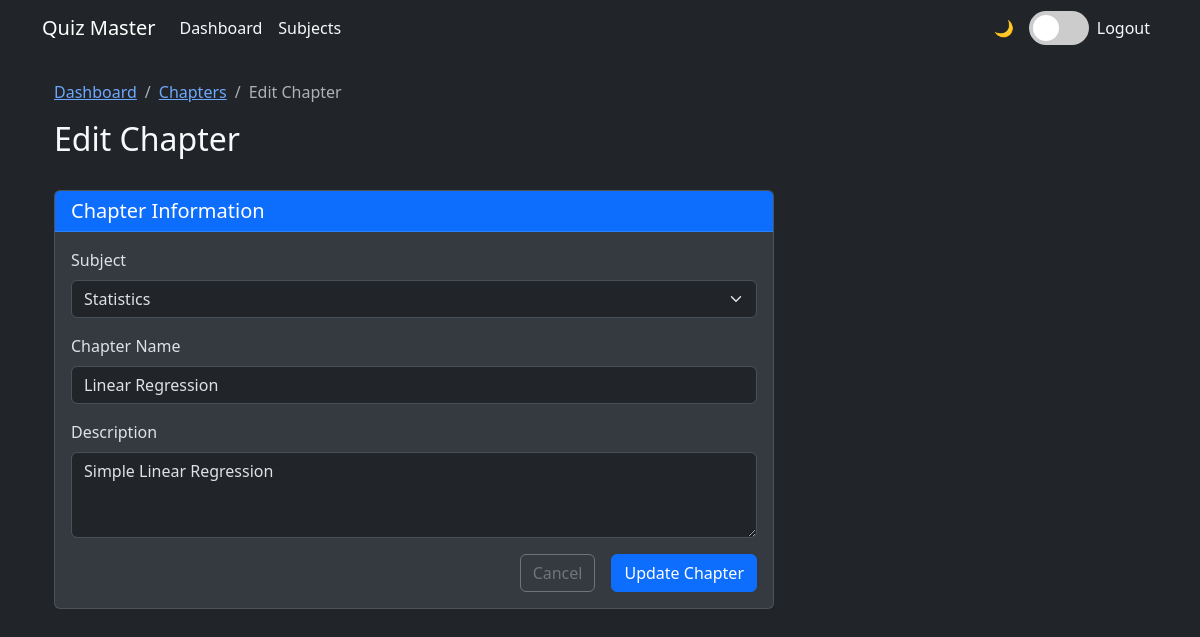
The app's page /admin/chapters/1/edit (signed in) with its own data.
### models.py (models this page shows)
class Chapter(db.Model):
    id = db.Column(db.Integer, primary_key=True)
    subject_id = db.Column(db.Integer, db.ForeignKey('subject.id'), nullable=False)
    name = db.Column(db.String(100), nullable=False)
    description = db.Column(db.Text)
    quizzes = db.relationship('Quiz', backref='chapter', lazy=True)

### app.py (the view, shortened to what this page needs)
@app.route('/admin/chapters/<int:chapter_id>/edit', methods=['GET', 'POST'])
@login_required
def edit_chapter(chapter_id):
    if not isinstance(current_user, Admin):
        flash('Access denied. Admin privileges required.', 'danger')
        return redirect(url_for('user_dashboard'))
    chapter = Chapter.query.get_or_404(chapter_id)
    form = ChapterForm(obj=chapter)
    form.subject_id.choices = [(s.id, s.name) for s in Subject.query.all()]
    return render_template('admin/edit_chapter.html', form=form, chapter=chapter)

### forms.py
class ChapterForm(FlaskForm):
    subject_id = SelectField('Subject',
                             coerce=int,
                             validators=[DataRequired()])
    name = StringField('Chapter Name', validators=[DataRequired()])
    description = TextAreaField('Description', validators=[DataRequired()])

### app.py (called while the page is built)
@login_manager.user_loader
def load_user(user_id):
    try:
        user = Admin.query.get(int(user_id))
        if user:
            return user
        return User.query.get(int(user_id))
    except:
        return None

### templates/admin/edit_chapter.html (shortened to what this page needs)
{% extends "base.html" %}
{% block content %}
<div class="container">
    <div class="row mb-4">
        <div class="col">
            <nav aria-label="breadcrumb">
                <ol class="breadcrumb">
                    <li class="breadcrumb-item"><a href="{{ url_for('admin_dashboard') }}">Dashboard</a></li>
                    <li class="breadcrumb-item"><a href="{{ url_for('manage_chapters') }}">Chapters</a></li>
                    <li class="breadcrumb-item active">Edit Chapter</li>
                </ol>
            </nav>
            <h2>Edit Chapter</h2>
        </div>
    </div>
    <div class="row">
        <div class="col-md-8">
            <div class="card">
                <div class="card-header bg-primary text-white">
                    <h5 class="mb-0">Chapter Information</h5>
                </div>
                <div class="card-body">
                    <form method="POST">
                        <div class="mb-3">
                            {{ form.subject_id.label(class="form-label") }}
                            {{ form.subject_id(class="form-select") }}
                        </div>
                        <div class="mb-3">
                            {{ form.name.label(class="form-label") }}
                            {{ form.name(class="form-control") }}
                        </div>
                        <div class="mb-3">
                            {{ form.description.label(class="form-label") }}
                            {{ form.description(class="form-control", rows=3) }}
                        </div>
                        <div class="d-grid gap-2 d-md-flex justify-content-md-end">
                            <a href="{{ url_for('manage_chapters') }}" class="btn btn-outline-secondary me-md-2">Cancel</a>
                            <button type="submit" class="btn btn-primary">Update Chapter</button>
                        </div>
                    </form>
                </div>
            </div>
        </div>
    </div>
</div>
{% endblock %}

### templates/base.html (style rules this page uses)
:root { --bs-primary-rgb: 13, 110, 253; --bs-secondary-rgb: 108, 117, 125; --bs-success-rgb: 25, 135, 84; --bs-info-rgb: 13, 202, 240; --bs-warning-rgb: 255, 193, 7; --bs-danger-rgb: 220, 53, 69; --bs-light-rgb: 248, 249, 250; --bs-dark-rgb: 33, 37, 41; }
[data-bs-theme="dark"] { --bs-body-color: #dee2e6; --bs-body-bg: #212529; --bs-tertiary-bg-rgb: 52, 58, 64; }
[data-bs-theme="dark"] .card { --bs-card-border-color: rgba(255, 255, 255, 0.125); }
:root { --light-text: #212529; --dark-text: #f8f9fa; --light-bg: #ffffff; --dark-bg: #212529; --light-card-bg: #f8f9fa; --dark-card-bg: #343a40; }
[data-bs-theme="dark"] { --text-color: var(--dark-text); --bg-color: var(--dark-bg); --card-bg: var(--dark-card-bg); }
body { color: var(--text-color); background-color: var(--bg-color); transition: all 0.3s ease; }
.card { background-color: var(--card-bg); }

### records on screen
Chapter: subject_id "Statistics", name "Linear Regression", description "Simple Linear Regression"
